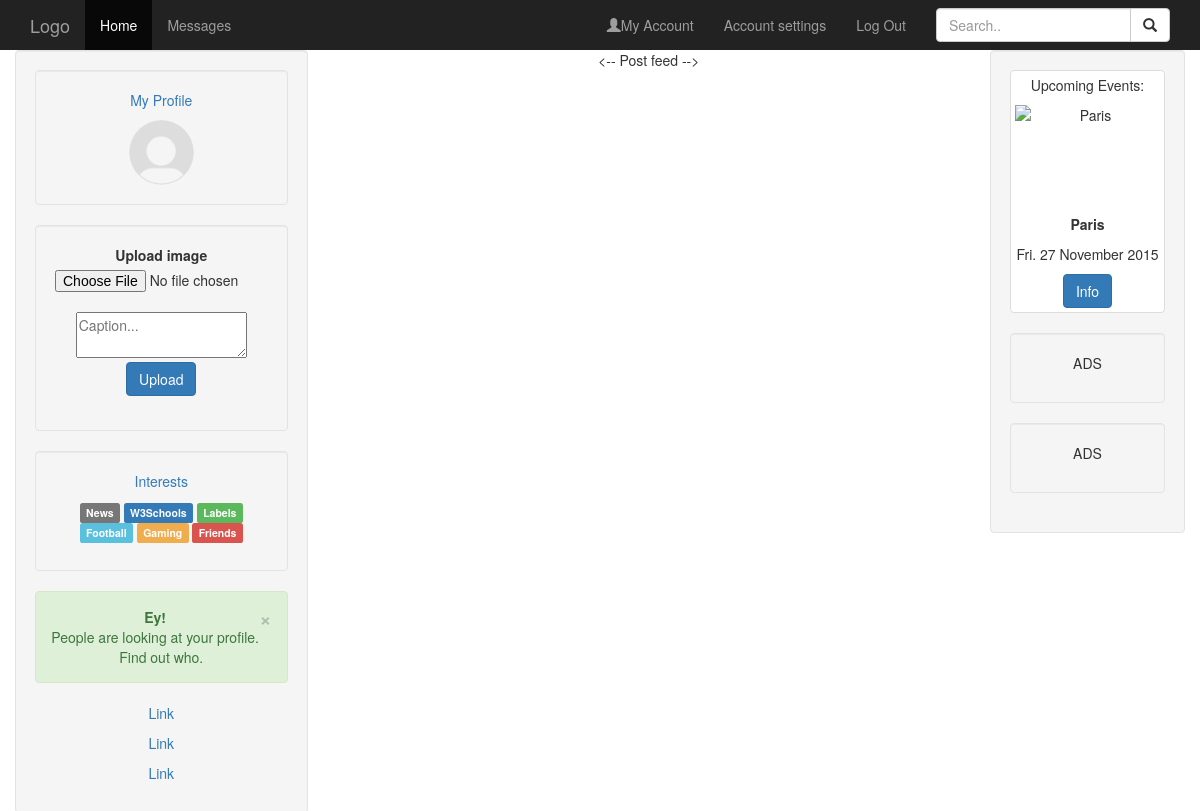
/ (signed in), run on an earlier commit of the app's database.
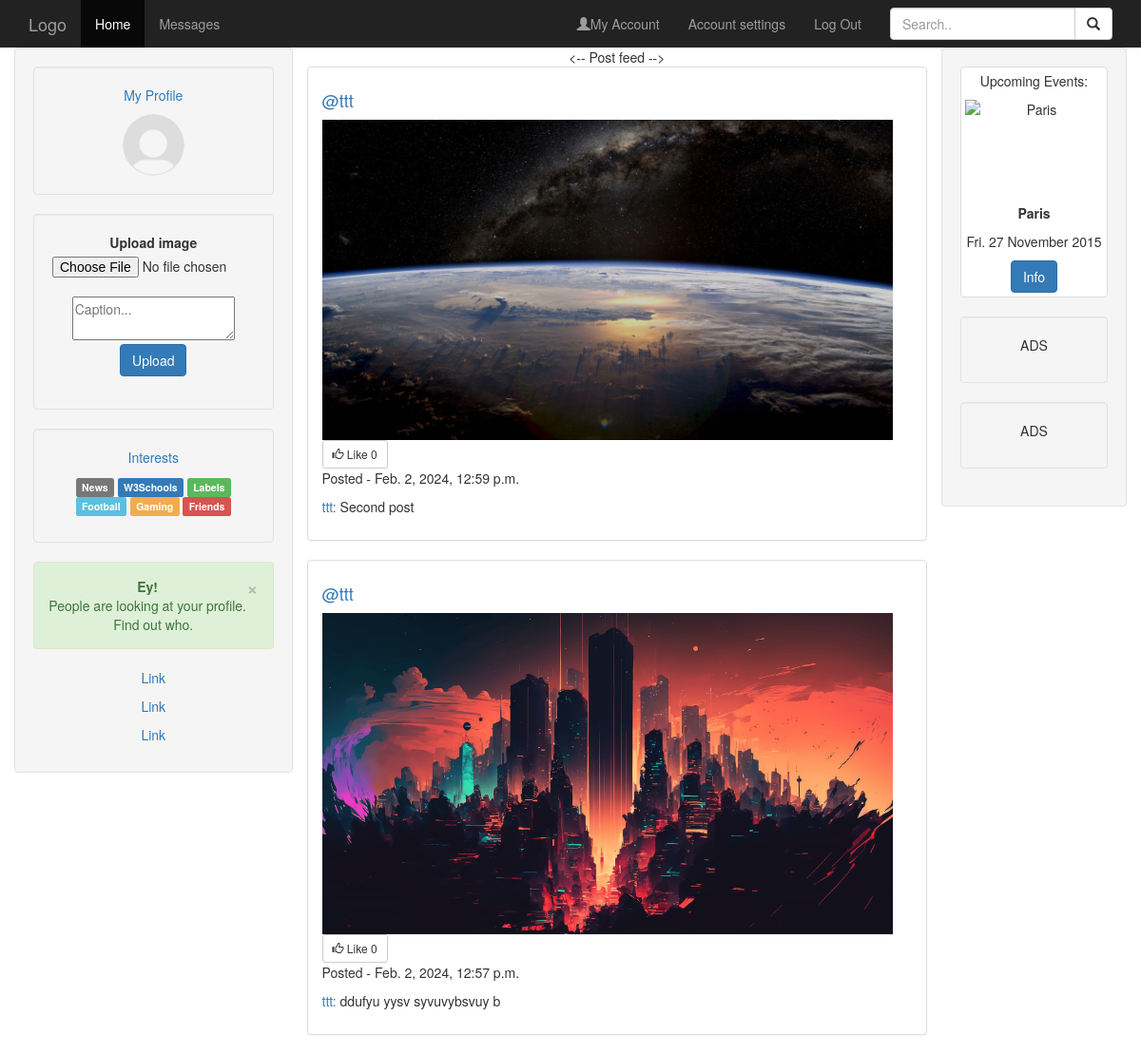
And on a later commit of the database.
### social_app/models.py (models this page shows, shortened)
class Post(models.Model):
    id = models.UUIDField(primary_key=True, default=uuid.uuid4)
    user = models.CharField(max_length=100)
    image = models.ImageField(upload_to='post_images')
    caption = models.TextField()
    created_at = models.DateTimeField(default=datetime.now)
    no_of_likes = models.IntegerField(default=0)

### social_app/views.py (the view)
# urls.py: path('', views.index, name='index'),
@login_required(login_url='signin')
def index(request):
    user_object = User.objects.get(username=request.user.username)
    user_profile = Profile.objects.get(user=user_object)
    posts = Post.objects.all()
    return render(request, 'index.html', {'user_profile': user_profile, 'posts': posts})

### social_app/templates/index.html (shortened to what this page needs)
{% extends 'base.html' %}
{% block content %}
<div class="container text-center">
    <div class="row">
        <div class="col-sm-3 well">
            <div class="well">
                <p><a href="#">My Profile</a></p>
                <img src="{{ user_profile.profileimg.url }}" class="img-circle" height="65" width="65" alt="Avatar">
            </div>
            <div class="well">
                <form action="upload" method="POST" enctype="multipart/form-data">
                    <div class="form-group">
                        <label for="exampleFormControlFile1">Upload image</label>
                        <br>
                        <input type="file" name="image_upload" class="form-control-file" id="exampleFormControlFile1">
                        <br>
                        <textarea name="caption" placeholder="Caption..."></textarea>
                        <button type="submit" class="btn btn-primary">Upload</button>
                    </div>
                </form>
            </div>
            <div class="well">
                <p><a href="#">Interests</a></p>
                <p>
                    <span class="label label-default">News</span>
                    <span class="label label-primary">W3Schools</span>
                    <span class="label label-success">Labels</span>
                    <span class="label label-info">Football</span>
                    <span class="label label-warning">Gaming</span>
                    <span class="label label-danger">Friends</span>
                </p>
            </div>
            <div class="alert alert-success fade in">
                <a href="#" class="close" data-dismiss="alert" aria-label="close">×</a>
                <p><strong>Ey!</strong></p>
                People are looking at your profile. Find out who.
            </div>
            <p><a href="#">Link</a></p>
            <p><a href="#">Link</a></p>
            <p><a href="#">Link</a></p>
        </div>
        <div class="col-sm-7">
            <-- Post feed -->
            {% for post in posts reversed%}
            <div class="row">
                <div class="col-sm-12">
                    <div class="panel panel-default text-left">
                        <div class="panel-body">
                            <h4><a href="#">@{{ post.user }}</a></h4>
                            {% if post.image %}
                            <a href="{{ post.image.url }}">
                                <img src="{{ post.image.url }}" width="600">
                            </a>
                            {% endif %}
                            <a href="/like-post?post_id={{ post.id }}">
                                <button type="button" class="btn btn-default btn-sm">
                                    <span class="glyphicon glyphicon-thumbs-up"></span> Like {{ post.no_of_likes }}
                                </button>
                            </a>
                            <p>Posted - {{ post.created_at }}</p>
                            <p><a href="#">{{ post.user }}:</a> {{ post.caption }}</p>
                        </div>
                    </div>
                </div>
            </div>
            {% endfor %}
        </div>
        <div class="col-sm-2 well">
            <div class="thumbnail">
                <p>Upcoming Events:</p>
                <img src="paris.jpg" alt="Paris" width="400" height="300">
                <p><strong>Paris</strong></p>
                <p>Fri. 27 November 2015</p>
                <button class="btn btn-primary">Info</button>
            </div>
            <div class="well">
                <p>ADS</p>
            </div>
            <div class="well">
                <p>ADS</p>
            </div>
        </div>
    </div>
</div>
{% endblock %}

What changed in the data, as far as the page shows it:
added Post: user "ttt", image (picture), no_of_likes "0", created_at "Feb. 2, 2024, 12:59 p.m.", caption "Second post"
added Post: user "ttt", image (picture), no_of_likes "0", created_at "Feb. 2, 2024, 12:57 p.m.", caption "ddufyu yysv syvuvybsvuy b"
